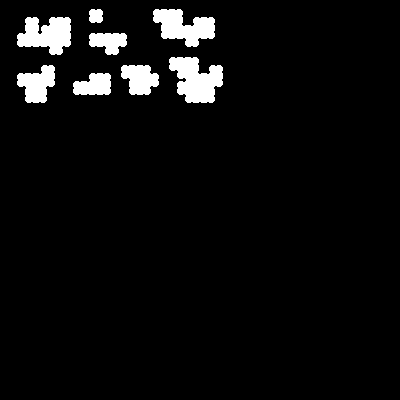

The image is a tile-based game level rendered from a .tmx file. Its description and complete source (layers, tilesets, objects, tile grids) follow:
An orthogonal 50x50 tile map with 8x8 px tiles, 1 tile layer (Livello tile 1), 2 tilesets.

<map version="1.9" tiledversion="1.9.2" orientation="orthogonal" renderorder="right-down" width="50" height="50" tilewidth="8" tileheight="8" infinite="0" nextlayerid="2" nextobjectid="1">
 <tileset firstgid="1" source="main_tileset.tsx" />
 <tileset firstgid="337" source="clouds.tsx" />
 <layer id="1" name="Livello tile 1" width="50" height="50">
  <data encoding="csv">
0,0,0,0,0,0,0,0,0,0,0,0,0,0,0,0,0,0,0,0,0,0,0,0,0,0,0,0,0,0,0,0,0,0,0,0,0,0,0,0,0,0,0,0,0,0,0,0,0,0,
0,0,0,0,0,0,0,0,0,0,0,337,339,0,0,0,0,0,0,337,338,338,339,0,0,0,0,0,0,0,0,0,0,0,0,0,0,0,0,0,0,0,0,0,0,0,0,0,0,0,
0,0,0,337,339,0,337,338,339,0,0,347,349,0,0,0,0,0,0,347,346,343,344,0,337,338,339,0,0,0,0,0,0,0,0,0,0,0,0,0,0,0,0,0,0,0,0,0,0,0,
0,0,0,342,344,337,351,343,344,0,0,0,0,0,0,0,0,0,0,0,342,343,350,338,351,343,344,0,0,0,0,0,0,0,0,0,0,0,0,0,0,0,0,0,0,0,0,0,0,0,
0,0,337,351,350,351,343,343,344,0,0,337,338,338,338,339,0,0,0,0,347,348,348,346,345,348,349,0,0,0,0,0,0,0,0,0,0,0,0,0,0,0,0,0,0,0,0,0,0,0,
0,0,347,348,348,348,346,345,349,0,0,347,348,346,345,349,0,0,0,0,0,0,0,347,349,0,0,0,0,0,0,0,0,0,0,0,0,0,0,0,0,0,0,0,0,0,0,0,0,0,
0,0,0,0,0,0,347,349,0,0,0,0,0,347,349,0,0,0,0,0,0,0,0,0,0,0,0,0,0,0,0,0,0,0,0,0,0,0,0,0,0,0,0,0,0,0,0,0,0,0,
0,0,0,0,0,0,0,0,0,0,0,0,0,0,0,0,0,0,0,0,0,337,338,338,339,0,0,0,0,0,0,0,0,0,0,0,0,0,0,0,0,0,0,0,0,0,0,0,0,0,
0,0,0,0,0,337,339,0,0,0,0,0,0,0,0,337,338,338,339,0,0,347,346,343,344,0,337,339,0,0,0,0,0,0,0,0,0,0,0,0,0,0,0,0,0,0,0,0,0,0,
0,0,337,338,338,351,344,0,0,0,0,337,338,339,0,347,346,343,350,339,0,0,347,346,350,338,351,344,0,0,0,0,0,0,0,0,0,0,0,0,0,0,0,0,0,0,0,0,0,0,
0,0,347,346,343,345,349,0,0,337,338,351,343,344,0,0,342,343,345,349,0,0,337,351,343,343,345,349,0,0,0,0,0,0,0,0,0,0,0,0,0,0,0,0,0,0,0,0,0,0,
0,0,0,342,343,344,0,0,0,347,348,348,348,349,0,0,347,348,349,0,0,0,347,346,343,343,344,0,0,0,0,0,0,0,0,0,0,0,0,0,0,0,0,0,0,0,0,0,0,0,
0,0,0,347,348,349,0,0,0,0,0,0,0,0,0,0,0,0,0,0,0,0,0,347,348,348,349,0,0,0,0,0,0,0,0,0,0,0,0,0,0,0,0,0,0,0,0,0,0,0,
0,0,0,0,0,0,0,0,0,0,0,0,0,0,0,0,0,0,0,0,0,0,0,0,0,0,0,0,0,0,0,0,0,0,0,0,0,0,0,0,0,0,0,0,0,0,0,0,0,0,
0,0,0,0,0,0,0,0,0,0,0,0,0,0,0,0,0,0,0,0,0,0,0,0,0,0,0,0,0,0,0,0,0,0,0,0,0,0,0,0,0,0,0,0,0,0,0,0,0,0,
0,0,0,0,0,0,0,0,0,0,0,0,0,0,0,0,0,0,0,0,0,0,0,0,0,0,0,0,0,0,0,0,0,0,0,0,0,0,0,0,0,0,0,0,0,0,0,0,0,0,
0,0,0,0,0,0,0,0,0,0,0,0,0,0,0,0,0,0,0,0,0,0,0,0,0,0,0,0,0,0,0,0,0,0,0,0,0,0,0,0,0,0,0,0,0,0,0,0,0,0,
0,0,0,0,0,0,0,0,0,0,0,0,0,0,0,0,0,0,0,0,0,0,0,0,0,0,0,0,0,0,0,0,0,0,0,0,0,0,0,0,0,0,0,0,0,0,0,0,0,0,
0,0,0,0,0,0,0,0,0,0,0,0,0,0,0,0,0,0,0,0,0,0,0,0,0,0,0,0,0,0,0,0,0,0,0,0,0,0,0,0,0,0,0,0,0,0,0,0,0,0,
0,0,0,0,0,0,0,0,0,0,0,0,0,0,0,0,0,0,0,0,0,0,0,0,0,0,0,0,0,0,0,0,0,0,0,0,0,0,0,0,0,0,0,0,0,0,0,0,0,0,
0,0,0,0,0,0,0,0,0,0,0,0,0,0,0,0,0,0,0,0,0,0,0,0,0,0,0,0,0,0,0,0,0,0,0,0,0,0,0,0,0,0,0,0,0,0,0,0,0,0,
0,0,0,0,0,0,0,0,0,0,0,0,0,0,0,0,0,0,0,0,0,0,0,0,0,0,0,0,0,0,0,0,0,0,0,0,0,0,0,0,0,0,0,0,0,0,0,0,0,0,
0,0,0,0,0,0,0,0,0,0,0,0,0,0,0,0,0,0,0,0,0,0,0,0,0,0,0,0,0,0,0,0,0,0,0,0,0,0,0,0,0,0,0,0,0,0,0,0,0,0,
0,0,0,0,0,0,0,0,0,0,0,0,0,0,0,0,0,0,0,0,0,0,0,0,0,0,0,0,0,0,0,0,0,0,0,0,0,0,0,0,0,0,0,0,0,0,0,0,0,0,
0,0,0,0,0,0,0,0,0,0,0,0,0,0,0,0,0,0,0,0,0,0,0,0,0,0,0,0,0,0,0,0,0,0,0,0,0,0,0,0,0,0,0,0,0,0,0,0,0,0,
0,0,0,0,0,0,0,0,0,0,0,0,0,0,0,0,0,0,0,0,0,0,0,0,0,0,0,0,0,0,0,0,0,0,0,0,0,0,0,0,0,0,0,0,0,0,0,0,0,0,
0,0,0,0,0,0,0,0,0,0,0,0,0,0,0,0,0,0,0,0,0,0,0,0,0,0,0,0,0,0,0,0,0,0,0,0,0,0,0,0,0,0,0,0,0,0,0,0,0,0,
0,0,0,0,0,0,0,0,0,0,0,0,0,0,0,0,0,0,0,0,0,0,0,0,0,0,0,0,0,0,0,0,0,0,0,0,0,0,0,0,0,0,0,0,0,0,0,0,0,0,
0,0,0,0,0,0,0,0,0,0,0,0,0,0,0,0,0,0,0,0,0,0,0,0,0,0,0,0,0,0,0,0,0,0,0,0,0,0,0,0,0,0,0,0,0,0,0,0,0,0,
0,0,0,0,0,0,0,0,0,0,0,0,0,0,0,0,0,0,0,0,0,0,0,0,0,0,0,0,0,0,0,0,0,0,0,0,0,0,0,0,0,0,0,0,0,0,0,0,0,0,
0,0,0,0,0,0,0,0,0,0,0,0,0,0,0,0,0,0,0,0,0,0,0,0,0,0,0,0,0,0,0,0,0,0,0,0,0,0,0,0,0,0,0,0,0,0,0,0,0,0,
0,0,0,0,0,0,0,0,0,0,0,0,0,0,0,0,0,0,0,0,0,0,0,0,0,0,0,0,0,0,0,0,0,0,0,0,0,0,0,0,0,0,0,0,0,0,0,0,0,0,
0,0,0,0,0,0,0,0,0,0,0,0,0,0,0,0,0,0,0,0,0,0,0,0,0,0,0,0,0,0,0,0,0,0,0,0,0,0,0,0,0,0,0,0,0,0,0,0,0,0,
0,0,0,0,0,0,0,0,0,0,0,0,0,0,0,0,0,0,0,0,0,0,0,0,0,0,0,0,0,0,0,0,0,0,0,0,0,0,0,0,0,0,0,0,0,0,0,0,0,0,
0,0,0,0,0,0,0,0,0,0,0,0,0,0,0,0,0,0,0,0,0,0,0,0,0,0,0,0,0,0,0,0,0,0,0,0,0,0,0,0,0,0,0,0,0,0,0,0,0,0,
0,0,0,0,0,0,0,0,0,0,0,0,0,0,0,0,0,0,0,0,0,0,0,0,0,0,0,0,0,0,0,0,0,0,0,0,0,0,0,0,0,0,0,0,0,0,0,0,0,0,
0,0,0,0,0,0,0,0,0,0,0,0,0,0,0,0,0,0,0,0,0,0,0,0,0,0,0,0,0,0,0,0,0,0,0,0,0,0,0,0,0,0,0,0,0,0,0,0,0,0,
0,0,0,0,0,0,0,0,0,0,0,0,0,0,0,0,0,0,0,0,0,0,0,0,0,0,0,0,0,0,0,0,0,0,0,0,0,0,0,0,0,0,0,0,0,0,0,0,0,0,
0,0,0,0,0,0,0,0,0,0,0,0,0,0,0,0,0,0,0,0,0,0,0,0,0,0,0,0,0,0,0,0,0,0,0,0,0,0,0,0,0,0,0,0,0,0,0,0,0,0,
0,0,0,0,0,0,0,0,0,0,0,0,0,0,0,0,0,0,0,0,0,0,0,0,0,0,0,0,0,0,0,0,0,0,0,0,0,0,0,0,0,0,0,0,0,0,0,0,0,0,
0,0,0,0,0,0,0,0,0,0,0,0,0,0,0,0,0,0,0,0,0,0,0,0,0,0,0,0,0,0,0,0,0,0,0,0,0,0,0,0,0,0,0,0,0,0,0,0,0,0,
0,0,0,0,0,0,0,0,0,0,0,0,0,0,0,0,0,0,0,0,0,0,0,0,0,0,0,0,0,0,0,0,0,0,0,0,0,0,0,0,0,0,0,0,0,0,0,0,0,0,
0,0,0,0,0,0,0,0,0,0,0,0,0,0,0,0,0,0,0,0,0,0,0,0,0,0,0,0,0,0,0,0,0,0,0,0,0,0,0,0,0,0,0,0,0,0,0,0,0,0,
0,0,0,0,0,0,0,0,0,0,0,0,0,0,0,0,0,0,0,0,0,0,0,0,0,0,0,0,0,0,0,0,0,0,0,0,0,0,0,0,0,0,0,0,0,0,0,0,0,0,
0,0,0,0,0,0,0,0,0,0,0,0,0,0,0,0,0,0,0,0,0,0,0,0,0,0,0,0,0,0,0,0,0,0,0,0,0,0,0,0,0,0,0,0,0,0,0,0,0,0,
0,0,0,0,0,0,0,0,0,0,0,0,0,0,0,0,0,0,0,0,0,0,0,0,0,0,0,0,0,0,0,0,0,0,0,0,0,0,0,0,0,0,0,0,0,0,0,0,0,0,
0,0,0,0,0,0,0,0,0,0,0,0,0,0,0,0,0,0,0,0,0,0,0,0,0,0,0,0,0,0,0,0,0,0,0,0,0,0,0,0,0,0,0,0,0,0,0,0,0,0,
0,0,0,0,0,0,0,0,0,0,0,0,0,0,0,0,0,0,0,0,0,0,0,0,0,0,0,0,0,0,0,0,0,0,0,0,0,0,0,0,0,0,0,0,0,0,0,0,0,0,
0,0,0,0,0,0,0,0,0,0,0,0,0,0,0,0,0,0,0,0,0,0,0,0,0,0,0,0,0,0,0,0,0,0,0,0,0,0,0,0,0,0,0,0,0,0,0,0,0,0,
0,0,0,0,0,0,0,0,0,0,0,0,0,0,0,0,0,0,0,0,0,0,0,0,0,0,0,0,0,0,0,0,0,0,0,0,0,0,0,0,0,0,0,0,0,0,0,0,0,0
</data>
 </layer>
</map>
